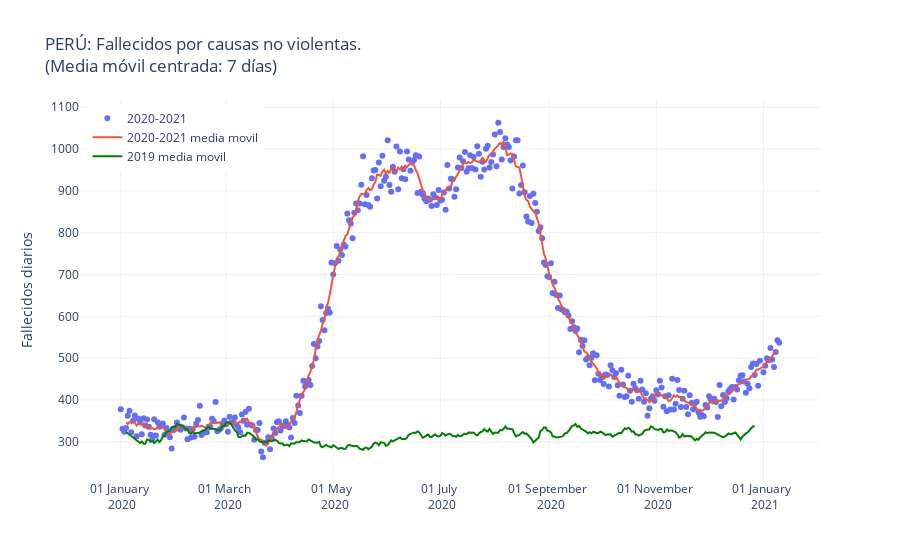

Write notebook code for a chart like this one.
### Code cell
sinadef_PERU()

### Figure 1 — Plotly figure (JSON) as saved in the notebook; plotly's stock layout.template omitted (floating-point values rounded to 4 significant figures; data arrays with more than 128 entries replaced by an {"elided": "..."} marker saying what was removed)
{"data": [{"mode": "markers", "name": "2020-2021", "text": {"elided": "376 int values"}, "type": "scatter", "x": {"elided": "375 str values"}, "y": {"elided": "376 int values"}}, {"mode": "lines", "name": "2020-2021 media movil", "text": {"elided": "376 float values"}, "type": "scatter", "x": {"elided": "375 str values"}, "y": {"elided": "376 float values"}}, {"line": {"color": "green"}, "mode": "lines", "name": "2019 media movil", "text": {"elided": "376 float values"}, "type": "scatter", "x": {"elided": "375 str values"}, "y": {"elided": "365 float values"}}], "layout": {"legend": {"x": 0.01, "xanchor": "left", "y": 0.99, "yanchor": "top"}, "showlegend": true, "title": {"text": "PERÚ: Fallecidos por causas no violentas. <br>(Media móvil centrada: 7 días)"}, "xaxis": {"tickformat": "%d %B <br> %Y"}, "yaxis": {"title": {"text": "Fallecidos diarios"}}}}
